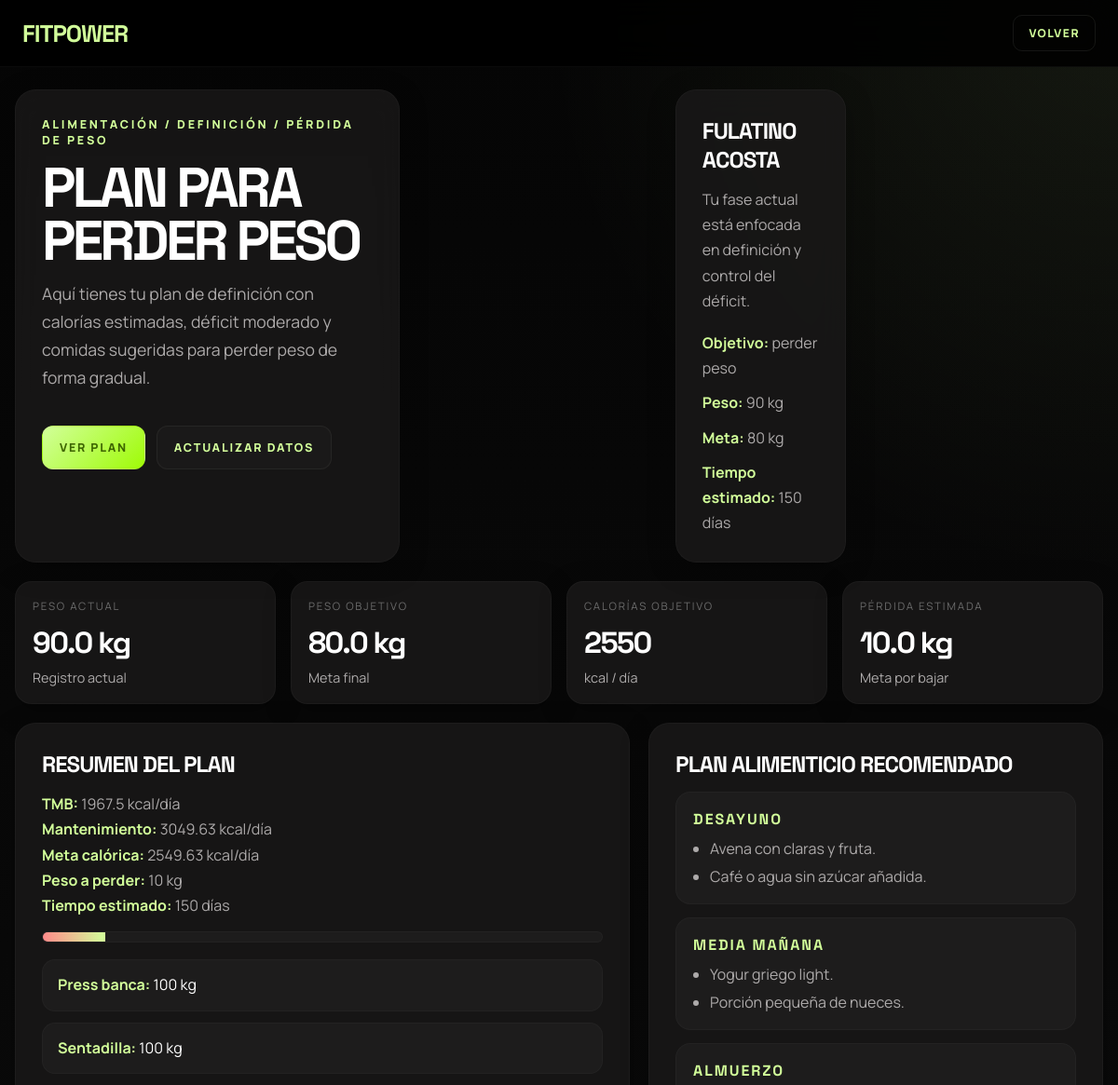
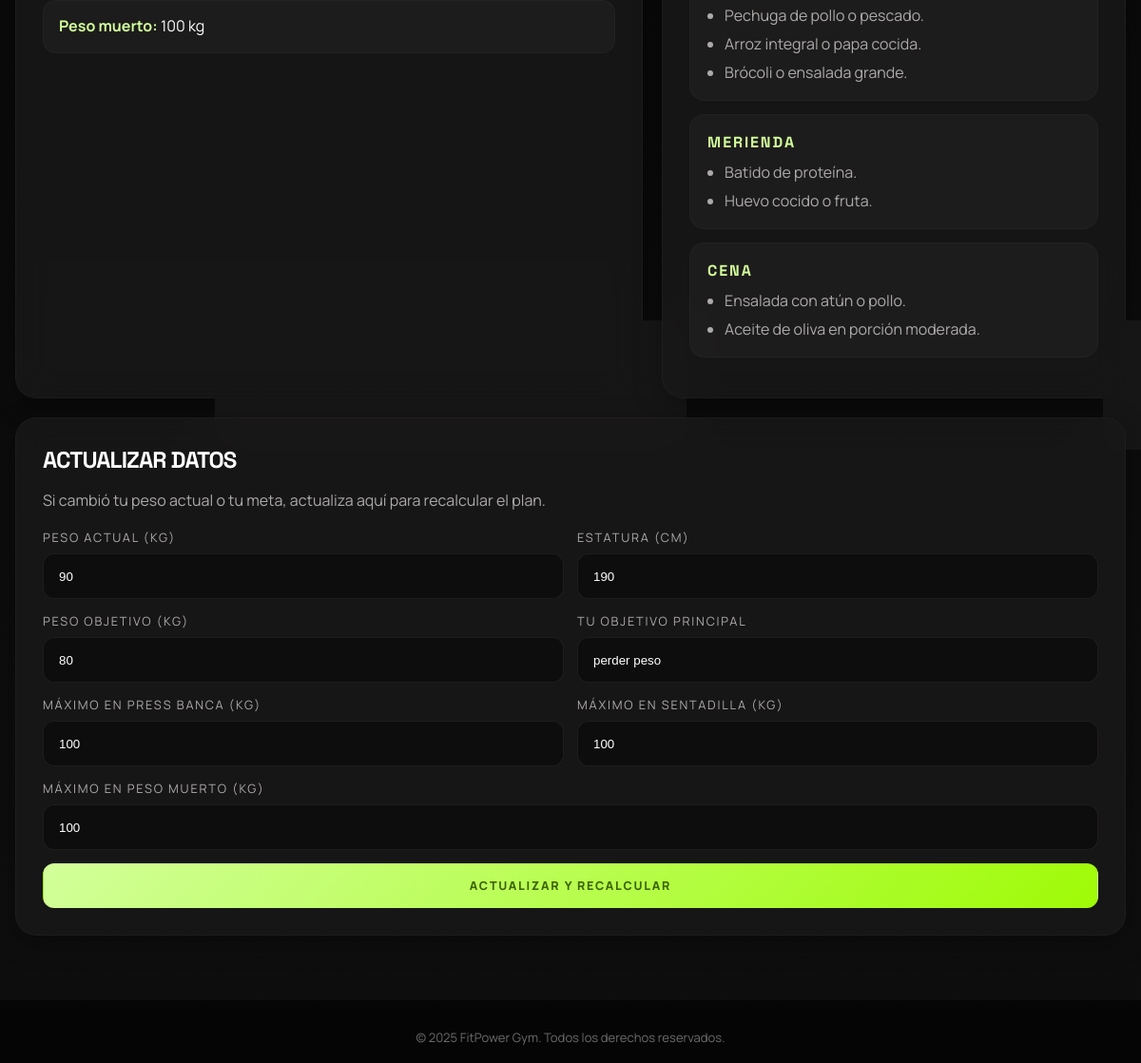
/alimentacion_perder.php (signed in), run on the app's committed database (2 pictures, top to bottom).
### tables this page shows
CREATE TABLE `usuarios` (
  `id` int(11) NOT NULL,
  `nombre` varchar(100) NOT NULL,
  `usuario` varchar(50) NOT NULL,
  `password` varchar(255) NOT NULL,
  `correo` varchar(100) DEFAULT NULL,
  `token` text DEFAULT NULL,
  `objetivo` varchar(100) DEFAULT NULL,
  `peso` float DEFAULT NULL,
  `banca` int(11) DEFAULT NULL,
  `sentadilla` int(11) DEFAULT NULL,
  `peso_muerto` int(11) DEFAULT NULL,
  `fecha_fin_mensualidad` date DEFAULT NULL,
  `rol` varchar(20) DEFAULT 'cliente'
);

### alimentacion_perder.php (the view, shortened to what this page needs)
<?php
include 'conexion.php';
$usuario_id = (int)$_SESSION['id'];
$usuario = [
    'objetivo' => '',
    'banca' => '',
    'sentadilla' => '',
    'peso_muerto' => ''
];
$stmt_user = $conn->prepare("SELECT objetivo, banca, sentadilla, peso_muerto FROM usuarios WHERE id = ?");
$stmt_user->bind_param("i", $usuario_id);
$stmt_user->execute();
$result_user = $stmt_user->get_result();
if ($row_user = $result_user->fetch_assoc()) {
    $usuario = array_merge($usuario, $row_user);
}
$banca = htmlspecialchars((string)($usuario['banca'] ?? ''));
$sentadilla = htmlspecialchars((string)($usuario['sentadilla'] ?? ''));
$peso_muerto = htmlspecialchars((string)($usuario['peso_muerto'] ?? ''));
$objetivo_usuario = htmlspecialchars((string)($usuario['objetivo'] ?? ''));
$stmt = $conn->prepare("SELECT peso, estatura, peso_objetivo FROM definicion WHERE usuario_id = ? ORDER BY id DESC LIMIT 1");
$stmt->bind_param("i", $usuario_id);
$stmt->execute();
$result = $stmt->get_result();
$data = $result->fetch_assoc();
$has_data = (bool)$data;
$peso = $has_data ? (float)$data['peso'] : 0;
$estatura = $has_data ? (float)$data['estatura'] : 0;
$meta = $has_data ? (float)$data['peso_objetivo'] : 0;
$tmb = 0;
$mantenimiento = 0;
$objetivo_calorias = 0;
$kilos_perder = 0;
$dias_estimados = 0;
if ($has_data && $peso > 0 && $estatura > 0 && $meta > 0) {
    $tmb = (10 * $peso) + (6.25 * $estatura) - (5 * 25) + 5;
    $mantenimiento = $tmb * 1.55;
    $objetivo_calorias = $mantenimiento - 500;
    $kilos_perder = $peso - $meta;
    $dias_estimados = max(0, round(abs($kilos_perder) * 15));
}
$nombre = htmlspecialchars($_SESSION['nombre'] ?? 'Usuario');
?>
<!DOCTYPE html>
<html lang="es">
<head>
    <link rel="stylesheet" href="home_cliente.css">
</head>
<body>
    <header class="topbar">
        <a href="home_cliente.php" class="brand">FitPower</a>
        <div class="topbar-actions">
            <a href="home_cliente.php" class="ghost-btn">Volver</a>
        </div>
    </header>
    <main class="main-content">
        <div class="container">
            <section class="hero">
                <article class="panel hero-copy">
                    <div class="eyebrow">Alimentación / definición / pérdida de peso</div>
                    <h1>Plan para perder peso</h1>
                    <p>
                        <?php echo $has_data
                            ? 'Aquí tienes tu plan de definición con calorías estimadas, déficit moderado y comidas sugeridas para perder peso de forma gradual.'
                            : 'Completa primero tu encuesta de definición para generar tu plan personalizado.'; ?>
                    </p>
                    <div class="hero-actions">
                        <a href="#plan" class="btn btn-primary">Ver plan</a>
                        <a href="#formulario" class="btn btn-secondary"><?php echo $has_data ? 'Actualizar datos' : 'Crear encuesta'; ?></a>
                    </div>
                </article>
                <aside class="panel hero-card">
                    <h2><?php echo $nombre; ?></h2>
                    <p class="note">
                        <?php echo $has_data
                            ? 'Tu fase actual está enfocada en definición y control del déficit.'
                            : 'Cuando guardes tus datos, el sistema calculará TMB, mantenimiento y meta calórica de definición.'; ?>
                    </p>
                    <div class="mini-data">
                        <?php if ($objetivo_usuario !== ''): ?>
                            <p class="note"><strong style="color: var(--primary);">Objetivo:</strong> <?php echo $objetivo_usuario; ?></p>
                        <?php endif; ?>
                        <?php if ($has_data): ?>
                            <p class="note"><strong style="color: var(--primary);">Peso:</strong> <?php echo $peso; ?> kg</p>
                            <p class="note"><strong style="color: var(--primary);">Meta:</strong> <?php echo $meta; ?> kg</p>
                            <p class="note"><strong style="color: var(--primary);">Tiempo estimado:</strong> <?php echo $dias_estimados; ?> días</p>
                        <?php endif; ?>
                    </div>
                </aside>
            </section>
            <?php if ($has_data): ?>
                <section class="stats">
                    <article class="stat">
                        <label>Peso actual</label>
                        <div class="value"><?php echo number_format($peso, 1); ?> kg</div>
                        <div class="meta">Registro actual</div>
                    </article>
                    <article class="stat">
                        <label>Peso objetivo</label>
                        <div class="value"><?php echo number_format($meta, 1); ?> kg</div>
                        <div class="meta">Meta final</div>
                    </article>
                    <article class="stat">
                        <label>Calorías objetivo</label>
                        <div class="value"><?php echo round($objetivo_calorias); ?></div>
                        <div class="meta">kcal / día</div>
                    </article>
                    <article class="stat">
                        <label>Pérdida estimada</label>
                        <div class="value"><?php echo number_format(max(0, $kilos_perder), 1); ?> kg</div>
                        <div class="meta">Meta por bajar</div>
                    </article>
                </section>
                <section class="grid-2" id="plan">
                    <article class="panel section">
                        <h2>Resumen del plan</h2>
                        <p class="note"><strong style="color: var(--primary);">TMB:</strong> <?php echo round($tmb, 2); ?> kcal/día</p>
                        <p class="note"><strong style="color: var(--primary);">Mantenimiento:</strong> <?php echo round($mantenimiento, 2); ?> kcal/día</p>
                        <p class="note"><strong style="color: var(--primary);">Meta calórica:</strong> <?php echo round($objetivo_calorias, 2); ?> kcal/día</p>
                        <p class="note"><strong style="color: var(--primary);">Peso a perder:</strong> <?php echo max(0, $kilos_perder); ?> kg</p>
                        <p class="note"><strong style="color: var(--primary);">Tiempo estimado:</strong> <?php echo $dias_estimados; ?> días</p>
                        <div class="progress-bar"><span></span></div>
                        <ul class="list">
                            <li><strong>Press banca:</strong> <?php echo $banca !== '' ? $banca : '—'; ?> kg</li>
                            <li><strong>Sentadilla:</strong> <?php echo $sentadilla !== '' ? $sentadilla : '—'; ?> kg</li>
                            <li><strong>Peso muerto:</strong> <?php echo $peso_muerto !== '' ? $peso_muerto : '—'; ?> kg</li>
                        </ul>
                    </article>
                    <article class="panel section">
                        <h2>Plan alimenticio recomendado</h2>
                        <div class="meal">
                            <h3>Desayuno</h3>
                            <ul>
                                <li>Avena con claras y fruta.</li>
                                <li>Café o agua sin azúcar añadida.</li>
                            </ul>
                        </div>
                        <div class="meal">
                            <h3>Media mañana</h3>
                            <ul>
                                <li>Yogur griego light.</li>
                                <li>Porción pequeña de nueces.</li>
                            </ul>
                        </div>
                        <div class="meal">
                            <h3>Almuerzo</h3>
                            <ul>
                                <li>Pechuga de pollo o pescado.</li>
                                <li>Arroz integral o papa cocida.</li>
                                <li>Brócoli o ensalada grande.</li>
                            </ul>
                        </div>
                        <div class="meal">
                            <h3>Merienda</h3>
                            <ul>
                                <li>Batido de proteína.</li>
                                <li>Huevo cocido o fruta.</li>
                            </ul>
                        </div>
                        <div class="meal">
                            <h3>Cena</h3>
                            <ul>
                                <li>Ensalada con atún o pollo.</li>
                                <li>Aceite de oliva en porción moderada.</li>
                            </ul>
                        </div>
                    </article>
                </section>
                <section class="panel section" id="formulario">
                    <h2>Actualizar datos</h2>
                    <p class="note">Si cambió tu peso actual o tu meta, actualiza aquí para recalcular el plan.</p>
                    <form action="guardar_definicion.php" method="post" class="form-grid">
                        <div class="field">
                            <label for="peso">Peso actual (kg)</label>
                            <input id="peso" name="peso" type="number" step="0.1" required value="<?php echo htmlspecialchars((string)$peso); ?>">
                        </div>
                        <div class="field">
                            <label for="estatura">Estatura (cm)</label>
                            <input id="estatura" name="estatura" type="number" required value="<?php echo htmlspecialchars((string)$estatura); ?>">
                        </div>
                        <div class="field">
                            <label for="peso_objetivo">Peso objetivo (kg)</label>
                            <input id="peso_objetivo" name="peso_objetivo" type="number" step="0.1" required value="<?php echo htmlspecialchars((string)$meta); ?>">
                        </div>
                        <div class="field">
                            <label for="objetivo">Tu objetivo principal</label>
                            <input id="objetivo" name="objetivo" type="text" required value="<?php echo $objetivo_usuario; ?>">
                        </div>
                        <div class="field">
                            <label for="banca">Máximo en press banca (kg)</label>
                            <input id="banca" name="banca" type="number" required value="<?php echo $banca; ?>">
                        </div>
                        <div class="field">
                            <label for="sentadilla">Máximo en sentadilla (kg)</label>
                            <input id="sentadilla" name="sentadilla" type="number" required value="<?php echo $sentadilla; ?>">
                        </div>
                        <div class="field full">
                            <label for="peso_muerto">Máximo en peso muerto (kg)</label>
                            <input id="peso_muerto" name="peso_muerto" type="number" required value="<?php echo $peso_muerto; ?>">
                        </div>
                        <div class="field full">
                            <button type="submit" class="btn btn-primary">Actualizar y recalcular</button>
                        </div>
                    </form>
                </section>
            <?php endif; ?>
        </div>
    </main>
    <footer class="footer">&copy; 2025 FitPower Gym. Todos los derechos reservados.</footer>
</body>
</html>

### home_cliente.css (style rules this page uses)
:root { --bg: #0e0e0e; --surface-lowest: #000000; --surface-low: #131313; --surface: #1a1919; --surface-high: #201f1f; --surface-highest: #262626; --text: #ffffff; --text-muted: #adaaaa; --text-faint: #6b6b6b; --primary: #d2ff9a; --primary-strong: #9ffb06; --primary-dark: #3d6500; --secondary: #00e3fd; --border: rgba(72, 72, 71, 0.15); --border-strong: rgba(72, 72, 71, 0.28); --shadow-soft: 0 8px 30px rgba(0, 0, 0, 0.28); --shadow-panel: 0 20px 50px rgba(0, 0, 0, 0.35); --glow: 0 0 32px rgba(210, 255, 154, 0.06); --radius-md: 16px; --radius-lg: 22px; }
* { box-sizing: border-box; margin: 0; padding: 0; }
html { scroll-behavior: smooth; }
body { min-height: 100vh; font-family: 'Manrope', sans-serif; background: radial-gradient(circle at top right, rgba(210, 255, 154, 0.08), transparent 24%), linear-gradient(180deg, #050505 0%, #0e0e0e 100%); color: var(--text); }
a { text-decoration: none; color: inherit; }
button { font: inherit; border: none; background: none; }
h1, h2, h3, h4, h5, h6, .brand, .footer-brand { font-family: 'Space Grotesk', sans-serif; }
.topbar { position: fixed; top: 0; width: 100%; z-index: 9999; height: 72px; padding: 0 24px; display: flex; align-items: center; justify-content: space-between; background: rgba(0, 0, 0, 0.88); backdrop-filter: blur(18px); -webkit-backdrop-filter: blur(18px); border-bottom: 1px solid var(--border); }
.brand { color: var(--primary); font-size: 1.7rem; font-weight: 800; letter-spacing: -0.04em; text-transform: uppercase; }
.ghost-btn { padding: 10px 16px; border: 1px solid var(--border-strong); border-radius: 10px; color: var(--primary); font-size: 0.76rem; font-weight: 800; letter-spacing: 0.12em; text-transform: uppercase; transition: background 0.2s ease, border-color 0.2s ease; }
.main-content { padding-top: 72px; padding-bottom: 110px; }
.hero-copy { width: 60%; padding-left: 32px; }
.hero-copy h1 { font-size: clamp(3rem, 7vw, 6.25rem); line-height: 0.85; font-weight: 900; letter-spacing: -0.06em; text-transform: uppercase; margin-bottom: 28px; }
.hero-copy p { max-width: 560px; color: var(--text-muted); font-size: 1.1rem; margin-bottom: 36px; }
.hero-actions { display: flex; flex-wrap: wrap; gap: 16px; }
.hero-card { width: 40%; max-width: 370px; padding: 32px; border-radius: 16px; border: 1px solid var(--border); box-shadow: var(--glow); }
.footer { width: 100%; padding: 48px 24px; background: #050505; margin-top: auto; }

### data on the page
usuarios: objetivo "perder peso", banca "100", sentadilla "100", peso_muerto "100"

### other printed values
$nombre "FULATINO ACOSTA"
$peso "90"
$meta "80"
$dias_estimados "150"
$peso "90.0"
$meta "80.0"
$objetivo_calorias "2550"
max(0, $kilos_perder) "10.0"
$tmb "1967.5"
$mantenimiento "3049.63"
$objetivo_calorias "2549.63"
max(0, $kilos_perder) "10"
